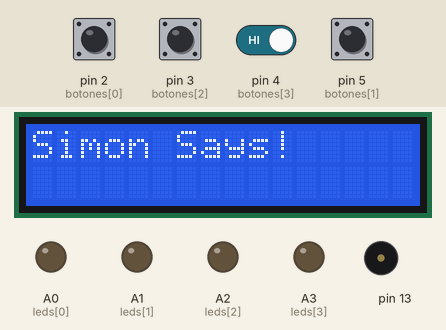
Simulated run of this sketch. Board: Arduino Uno, built with avr-gcc and run on an emulated ATmega328P. On the bench: 16×2 character LCD, output pins drawn as LEDs (lit = HIGH), buzzer (waves = sounding). Dashed ring = blinking. The inputs (shaded band) are chosen by the test bench; at power-on: pin 2 (botones[0]), pin 3 (botones[2]), pin 4 (botones[3]), pin 5 (botones[1]) HIGH. Random numbers use the default seed unless the sketch sets one.

Above: at 2.2 s.
2.3 s: pin 2 (botones[0]) pulled LOW for 0.15 s
At 2.45 s:
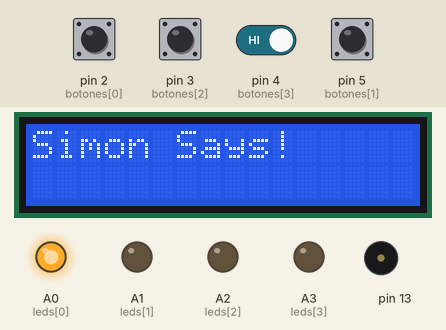
3.0 s: pin 3 (botones[2]) pulled LOW for 0.15 s
At 4.45 s:
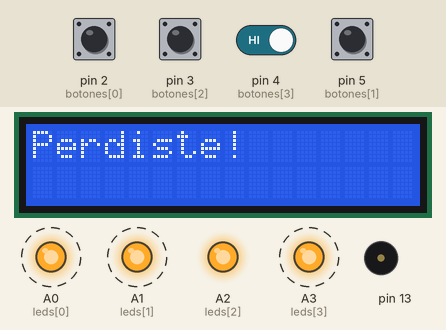
6.1 s: pin 4 (botones[3]) driven LOW
At 8.7 s:
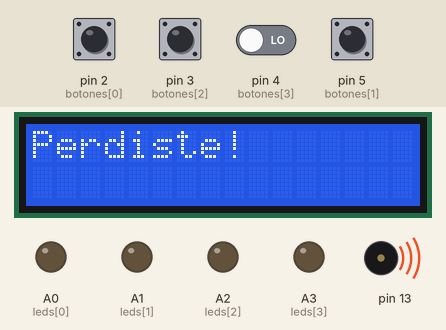
9.1 s: pin 4 (botones[3]) driven HIGH
12.1 s: pin 5 (botones[1]) pulled LOW for 0.15 s
At 12.25 s:
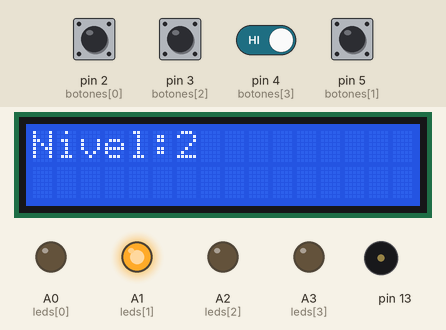
13.7 s: pin 2 (botones[0]) driven LOW and pin 3 (botones[2]) driven LOW
Timing chart, 0 to 17.7 s (numbered marks = the images above; inputs shaded):
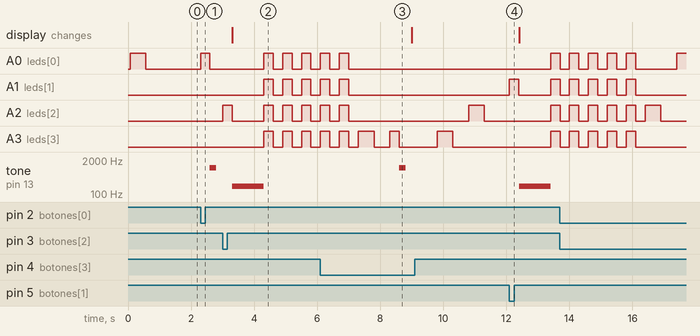

Measured:
- after the input at 2.3 s, A0 (leds[0]): LOW → HIGH at once, → LOW 0.30 s later; tone on pin 13: silent → 1000 Hz after 0.30 s, → silent 0.20 s later
- after the input at 3.0 s, A1 (leds[1]): alternates HIGH for 0.30 s and LOW for 0.30 s, starting after 1.3 s; A2 (leds[2]): LOW → HIGH at once, → LOW 0.30 s later, → HIGH 1.0 s later, → LOW 0.30 s later, … (8 changes in this stretch); tone on pin 13: silent → 200 Hz after 0.30 s, → silent 1.0 s later
- after the input at 6.1 s, tone on pin 13: silent → 1000 Hz after 2.5 s, → silent 0.20 s later
- after the input at 12.1 s, A0 (leds[0]), A2 (leds[2]), A3 (leds[3]): LOW → HIGH after 1.3 s; A1 (leds[1]): LOW → HIGH at once, → LOW 0.30 s later, → HIGH 1.0 s later; tone on pin 13: silent → 200 Hz after 0.30 s, → silent 1.0 s later
- by itself, A3 (leds[3]): alternates HIGH for 0.30 s and LOW for 0.30 s

The sketch:

simon_says.ino
```cpp
#include <LiquidCrystal.h>
LiquidCrystal lcd(7, 8, 9, 10, 11, 12);

int leds[] = {A0, A1, A2, A3};
int botones[] = {2, 5, 3, 4};
int secuencia[100];
int nivel = 1;

void setup() {
  lcd.begin(16, 2);
  lcd.print("Simon Says!");
  for (int i = 0; i < 4; i++) {
    pinMode(leds[i], OUTPUT);
    pinMode(botones[i], INPUT_PULLUP);
  }
  pinMode(13, OUTPUT);
  randomSeed(analogRead(0));
  agregarSecuencia();
}
void parpadear(){
  for (int i = 0; i < 4; i++){
    digitalWrite(leds[i],HIGH);
    delay(500);
    digitalWrite(leds[i],LOW);
    delay(100);
  }
}
void sonidoCorrecto() {
  tone(13, 1000, 200);
  delay(200);
}

void sonidoPerder() {
  tone(13, 200, 1000);
  delay(1000);
}
void perder() {
  lcd.clear();
  lcd.print("Perdiste!");
  sonidoPerder();
  for (int j = 0; j < 5; j++) {
    for (int i = 0; i < 4; i++) {
      digitalWrite(leds[i], HIGH);
    }
    delay(300);
    for (int i = 0; i < 4; i++) {
      digitalWrite(leds[i], LOW);
    }
    delay(300);

  }
  nivel = 1;
   agregarSecuencia();
}
void mostrarSecuencia(){
  for (int i = 0; i < nivel; i++) {
    digitalWrite(leds[secuencia[i]], HIGH);
    delay(500);
    digitalWrite(leds[secuencia[i]], LOW);
    delay(500);
  }
}
void agregarSecuencia() {
  secuencia[nivel - 1] = random(4);
  mostrarSecuencia();
}


void loop() {
  for (int i = 0; i < nivel; i++) {
    bool esperando = true;
    while (esperando) {
      for (int j = 0; j < 4; j++) {
        if (digitalRead(botones[j]) == LOW) {
          digitalWrite(leds[j], HIGH);
          delay(300);
          digitalWrite(leds[j], LOW);
          if (j != secuencia[i]) {
            perder();
            return;
          }
          esperando = false;
          sonidoCorrecto();
          delay(200);
        }
      }
    }
  }
  nivel++;
  lcd.clear();
  lcd.setCursor(0, 0);
  lcd.print("Nivel:");
  lcd.print(nivel);
  delay(800);
  agregarSecuencia();
}
```
